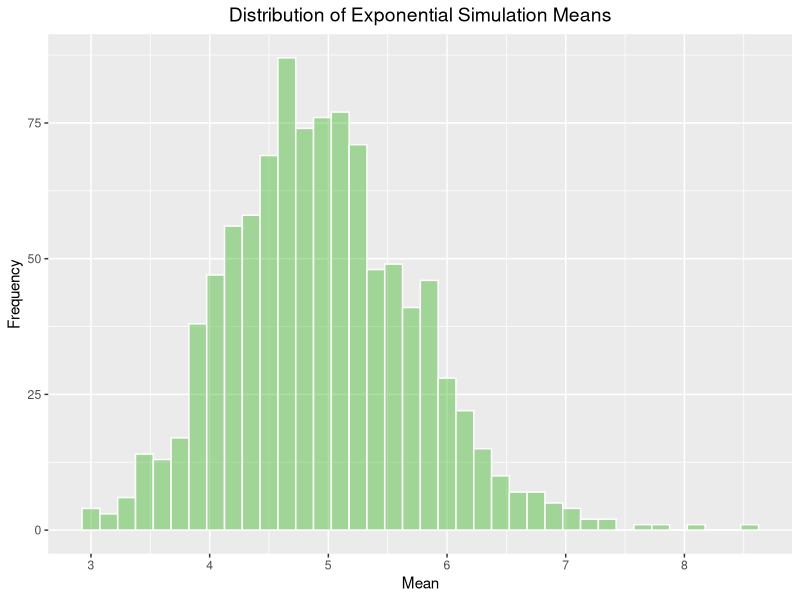
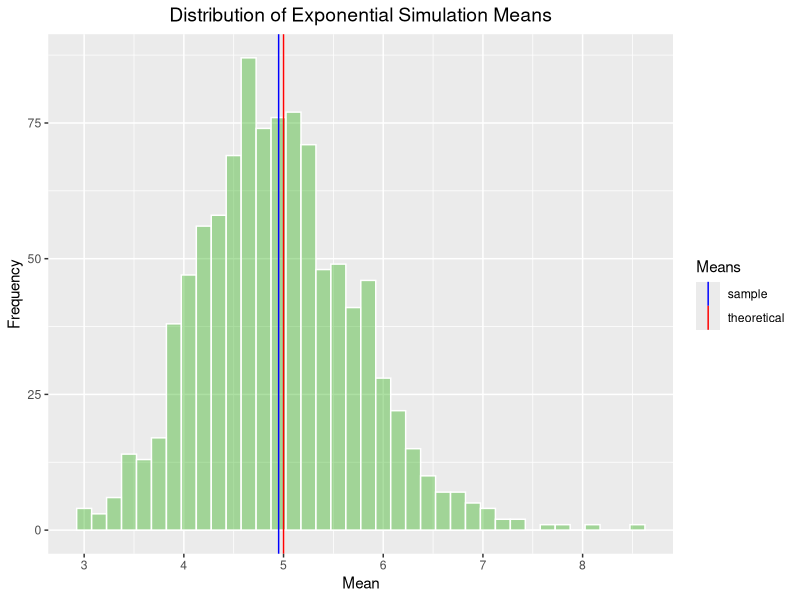
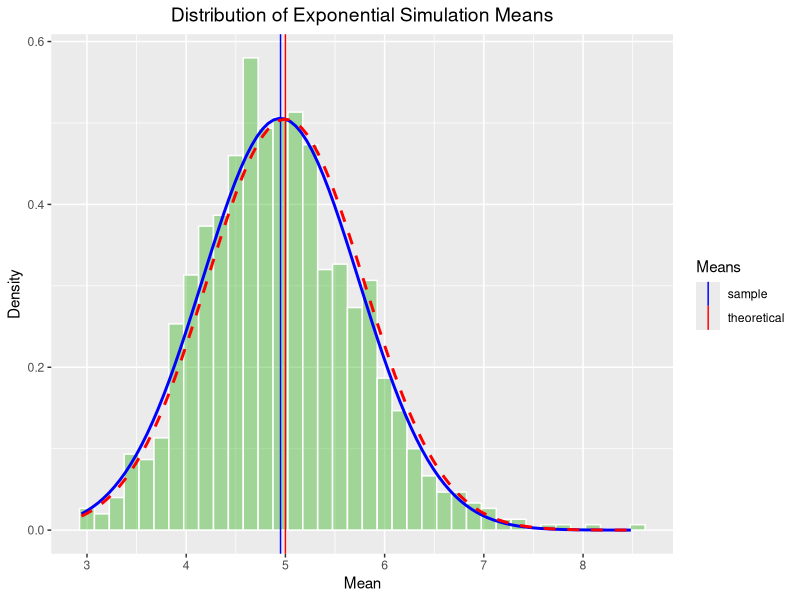

The R script that drew these images, in order:
## ---- chunk 1
knitr::opts_chunk$set(echo = TRUE, fig.path='figures/')
## ---- chunk 2
# load libraries
if (!require(ggplot2)) {
    install.packages("ggplot2", repos = "http://cran.us.r-project.org")
    library(ggplot2)
}

# set seed for reproducability
set.seed(062000)

# set sampling values:
lambda <- 0.2             # rate parameter
n <- 40                   # number of samples (exponentials) in each simulation
numSimulations <- 1000    # number of simulations

# simulate the population
simMeans <- data.frame(expMean = sapply(1 : numSimulations, function(x) {mean(rexp(n, lambda))}))

# plot the distribution
expSimulationMeansChart <- ggplot(simMeans, aes(x = expMean, y = ..count..)) +
    geom_histogram(binwidth = 0.15, color = "white", fill = rgb(0.2,0.7,0.1,0.4))  +
    xlab("Mean") +
    ylab("Frequency") +
    theme(plot.title = element_text(size = 14, hjust = 0.5)) +
    ggtitle("Distribution of Exponential Simulation Means")
print(expSimulationMeansChart)
## ---- chunk 3
# calculate sample mean and theoretical mean
sampleMean <- mean(simMeans$expMean)
theoMean <- 1/lambda
compMeans <- data.frame(sampleMean, theoMean)
names(compMeans) <- c("Sample Mean", "Theoretical Mean")
print(compMeans)
## ---- chunk 4
t.test(simMeans$expMean, conf.level = 0.95)
## ---- chunk 5
# plot the distribution (sample mean versus theoretical mean)
expSimulationMeansChart <- ggplot(simMeans, aes(x = expMean, y = ..count..)) +
    geom_histogram(binwidth = 0.15, color = "white", fill = rgb(0.2,0.7,0.1,0.4))  +
    geom_vline(aes(xintercept = sampleMean, color = "sample"), size = 0.50) +
    geom_vline(aes(xintercept = theoMean, color = "theoretical"), size = 0.50) +
    xlab("Mean") +
    ylab("Frequency") +
    theme(plot.title = element_text(size = 14, hjust = 0.5)) +
    scale_color_manual(name = "Means", values = c(sample = "blue", theoretical = "red")) +
    ggtitle("Distribution of Exponential Simulation Means")
print(expSimulationMeansChart)
## ---- chunk 6
# calculate sample variance and theoretical variance
sampleVariance <- var(simMeans$expMean)
theoVariance <- ((1/lambda)^2)/n
compVariance <- data.frame(sampleVariance, theoVariance)
names(compVariance) <- c("Sample Variance", "Theoretical Variance")
print(compVariance)
## ---- chunk 7
# plot the distribution
expSimulationMeansChart <- ggplot(simMeans, aes(x = expMean)) +
    geom_histogram(aes(y = ..density..), binwidth = 0.15, color = "white", fill = rgb(0.2,0.7,0.1,0.4))  +
    geom_vline(aes(xintercept = sampleMean, color = "sample"), size = 0.50) +
    geom_vline(aes(xintercept = theoMean, color = "theoretical"), size = 0.50) +
    xlab("Mean") +
    ylab("Density") +
    theme(plot.title = element_text(size = 14, hjust = 0.5)) +
    scale_color_manual(name = "Means", values = c(sample = "blue", theoretical = "red")) +
    stat_function(fun = dnorm, args = list(mean = sampleMean, sd = sqrt(sampleVariance)), color = "blue", size = 1.0) +
    stat_function(fun = dnorm, args = list(mean = theoMean, sd = sqrt(theoVariance)), color = "red", size = 1.0, linetype = "dashed") +
    ggtitle("Distribution of Exponential Simulation Means")
print(expSimulationMeansChart)
